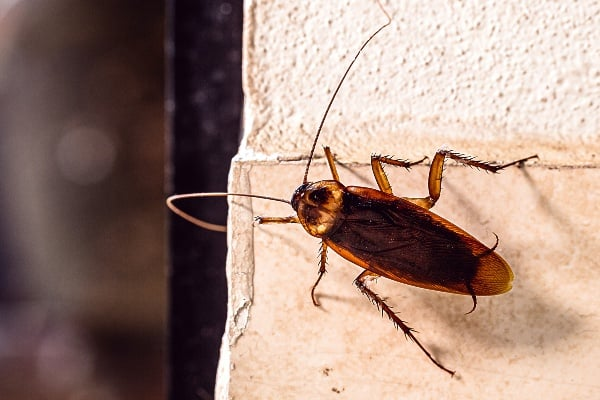
#> input picture group018/src/Design-Project/cockroach.jpg, 600 x 400 px; its folder holds only this picture in this run
$ python prepare_testbench_image.py cockroach.jpg
#> lines starting #> are read from the running program, lines starting #| are printed output that depends on the picture
#!/usr/bin/env python3
"""
Test Image Preparation Script for Quantized MobileNetV2 Testbench

This script helps prepare test images for the SystemVerilog testbench by:
1. Loading an image file (PNG, JPG, etc.)
2. Resizing to 32×32×3
3. Quantizing to INT8 [0-255]
4. Exporting in hex format (.mem)

Usage:
    python prepare_testbench_image.py input.jpg output.mem
    python prepare_testbench_image.py image.png --output test_image.mem
    python prepare_testbench_image.py dataset/ --batch  # Process multiple images
"""

import sys
import argparse
import os
from pathlib import Path
import numpy as np
from PIL import Image
import struct


def load_image(image_path):
    """Load and decode image file."""
#> called with image_path = 'cockroach.jpg'
    try:
        img = Image.open(image_path)
#> img is the input picture: PIL image 600x400 RGB; mean R, G, B 160.9, 135.2, 124.6
        return np.array(img, dtype=np.float32)
#|  ✓ ((400, 600, 3))
    except Exception as e:
        print(f"Error loading image {image_path}: {e}")
        return None


def resize_image(img, size=(32, 32)):
    """Resize image to target dimensions."""
#> called with size = (32, 32)
    if len(img.shape) == 2:  # Grayscale
        img = np.stack([img] * 3, axis=-1)

    # Convert to PIL, resize, convert back
    pil_img = Image.fromarray(img.astype(np.uint8))
    pil_img = pil_img.resize(size, Image.BILINEAR)
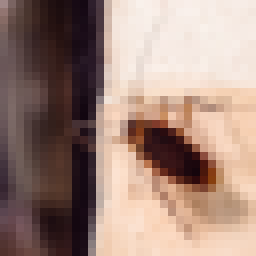
#> pil_img: PIL image 32x32 RGB (shown 8 times larger); mean R, G, B 160.9, 135.2, 124.6

    return np.array(pil_img, dtype=np.float32)
#> returned value: shape (32, 32, 3) float32


def normalize_image(img, mean=None, std=None):
    """Normalize image to [0, 1] or using provided mean/std."""
    if mean is None:
        # Simple min-max normalization
        img_min = img.min()
#> img_min = 5
        img_max = img.max()
#> img_max = 252
        if img_max > img_min:
            img = (img - img_min) / (img_max - img_min)
#> img: shape (32, 32, 3) float32
        else:
            img = np.zeros_like(img)
    else:
        # Subtract mean and divide by std
        img = (img - np.array(mean)) / np.array(std)
        img = (img + 1) / 2  # Bring to [0, 1] range

    return img


def quantize_to_int8(img, scale=255.0):
    """Quantize normalized image to INT8 [0, 255]."""
#> called with scale = 255
    # Ensure input is normalized to [0, 1]
    img = np.clip(img, 0.0, 1.0)

    # Scale to [0, 255]
    img_int8 = (img * scale).astype(np.uint8)

    return img_int8


def export_hex_mem(img, output_path, verbose=False):
    """Export quantized int8 image in hex format (.mem)."""
#> called with output_path = 'output.mem', verbose = False
    # Ensure shape is (H, W, C) and flatten
    if img.ndim == 3:
        H, W, C = img.shape
#> H = 32; W = 32; C = 3
        # Flatten in H-W-C order (row-major for spatial, then channels)
        pixels = img.reshape(-1)
#> pixels = 3072 values, max 255 at index 2058, min 0 at index 2089, mean 139.1
    else:
        pixels = img.flatten()

    # Write hex format (one byte per line)
    with open(output_path, 'w') as f:
        for pixel in pixels:
            f.write(f"{int(pixel):02X}\n")
#> this loop made 3072 passes
#> pixel on passes 1 to 3: 160, 134, 134

    if verbose:
        print(f"Exported {len(pixels)} bytes to {output_path}")
        print(f"File size: {len(pixels)} bytes")
        print(f"Image dimensions: {H}×{W}×{C}")

    return len(pixels)


def import_hex_mem(mem_path, expected_size=3072):
    """Import hex .mem file back to numpy array."""
    bytes_list = []

    try:
        with open(mem_path, 'r') as f:
            for line in f:
                line = line.strip()
                if line and not line.startswith('/'):
                    try:
                        bytes_list.append(int(line, 16))
                    except ValueError:
                        pass

        return np.array(bytes_list, dtype=np.uint8)
    except Exception as e:
        print(f"Error reading {mem_path}: {e}")
        return None


def verify_mem_file(mem_path, expected_size=3072):
    """Verify .mem file is valid."""
    try:
        with open(mem_path, 'r') as f:
            lines = [line.strip() for line in f if line.strip() and not line.startswith('/')]

        # Check size
        if len(lines) == expected_size:
            print(f"✓ File size correct: {len(lines)} bytes (expected {expected_size})")
            return True
        else:
            print(f"✗ File size incorrect: {len(lines)} bytes (expected {expected_size})")
            return False
    except Exception as e:
        print(f"Error verifying {mem_path}: {e}")
        return False


def list_statistics(img):
    """Print image statistics."""
    print(f"\nImage Statistics:")
    print(f"  Shape: {img.shape}")
    print(f"  Data type: {img.dtype}")
    print(f"  Min value: {img.min()}")
    print(f"  Max value: {img.max()}")
    print(f"  Mean value: {img.mean():.2f}")
    print(f"  Std dev: {img.std():.2f}")


def process_image(input_path, output_path, norm_mean=None, norm_std=None, verbose=True):
    """Full pipeline: load → resize → normalize → quantize → export."""
    print(f"\nProcessing: {input_path}")

    # Load
    print("  [1] Loading image...", end="", flush=True)
    img = load_image(input_path)
    if img is None:
        return False
    print(f" ✓ ({img.shape})")

    # Resize
    print("  [2] Resizing to 32×32×3...", end="", flush=True)
    img = resize_image(img, (32, 32))
    print(f" ✓")

    # Normalize
    print("  [3] Normalizing to [0, 1]...", end="", flush=True)
    img = normalize_image(img, mean=norm_mean, std=norm_std)
    print(f" ✓")

    # Quantize
    print("  [4] Quantizing to INT8 [0, 255]...", end="", flush=True)
    img_int8 = quantize_to_int8(img)
    print(f" ✓")

    # Export
    print(f"  [5] Exporting to {output_path}...", end="", flush=True)
    num_bytes = export_hex_mem(img_int8, output_path, verbose=False)
#> num_bytes = 3072
    print(f" ✓")

    if verbose:
        list_statistics(img_int8)
        print(f"\nOutput file: {output_path} ({num_bytes} bytes)")

    return True


def main():
    parser = argparse.ArgumentParser(
        description="Prepare test images for quantized MobileNetV2 testbench",
        formatter_class=argparse.RawDescriptionHelpFormatter,
        epilog="""
Examples:
  # Single image
  python prepare_testbench_image.py input.jpg test_image.mem

  # With custom output path
  python prepare_testbench_image.py cat.png --output cat_test.mem

  # Batch process directory
  python prepare_testbench_image.py images/ --batch

  # Verify existing .mem file
  python prepare_testbench_image.py test_image.mem --verify

  # Process with ImageNet normalization
  python prepare_testbench_image.py img.jpg output.mem \\
    --mean 0.485 0.456 0.406 \\
    --std 0.229 0.224 0.225
        """
    )

    parser.add_argument('input', help='Input image file or directory')
    parser.add_argument('-o', '--output', default='output.mem',
                        help='Output .mem file path (default: output.mem)')
    parser.add_argument('-b', '--batch', action='store_true',
                        help='Batch process all images in directory')
    parser.add_argument('--verify', action='store_true',
                        help='Verify .mem file instead of processing')
    parser.add_argument('--mean', type=float, nargs=3,
                        help='RGB mean values for normalization')
    parser.add_argument('--std', type=float, nargs=3,
                        help='RGB std dev values for normalization')
    parser.add_argument('-v', '--verbose', action='store_true',
                        help='Verbose output')

    args = parser.parse_args()

    # Verify mode
    if args.verify:
        print(f"\nVerifying: {args.input}")
        if verify_mem_file(args.input):
            print("✓ File is valid!")
            return 0
        else:
            print("✗ File has issues!")
            return 1

    # Batch mode
    if args.batch:
        input_dir = Path(args.input)
        if not input_dir.is_dir():
            print(f"Error: {args.input} is not a directory")
            return 1

        img_files = list(input_dir.glob("*.jpg")) + \
                   list(input_dir.glob("*.png")) + \
                   list(input_dir.glob("*.jpeg"))

        if not img_files:
            print(f"No image files found in {args.input}")
            return 1

        print(f"Found {len(img_files)} images")
        success_count = 0

        for img_path in img_files:
            output_mem = img_path.stem + ".mem"
            if process_image(str(img_path), output_mem,
                            args.mean, args.std, args.verbose):
                success_count += 1

        print(f"\n✓ Processed {success_count}/{len(img_files)} images")
        return 0 if success_count == len(img_files) else 1

    # Single image mode
    input_path = args.input

    if not os.path.exists(input_path):
        print(f"Error: {input_path} does not exist")
        return 1

    if process_image(input_path, args.output, args.mean, args.std, args.verbose):
        print(f"\n✓ Successfully created {args.output}")

        # Verify
        if verify_mem_file(args.output, expected_size=32*32*3):
            print("✓ Output file verified!")

        return 0
    else:
        print(f"\n✗ Failed to process {input_path}")
        return 1


if __name__ == "__main__":
    sys.exit(main())
#> (the program exits here)
